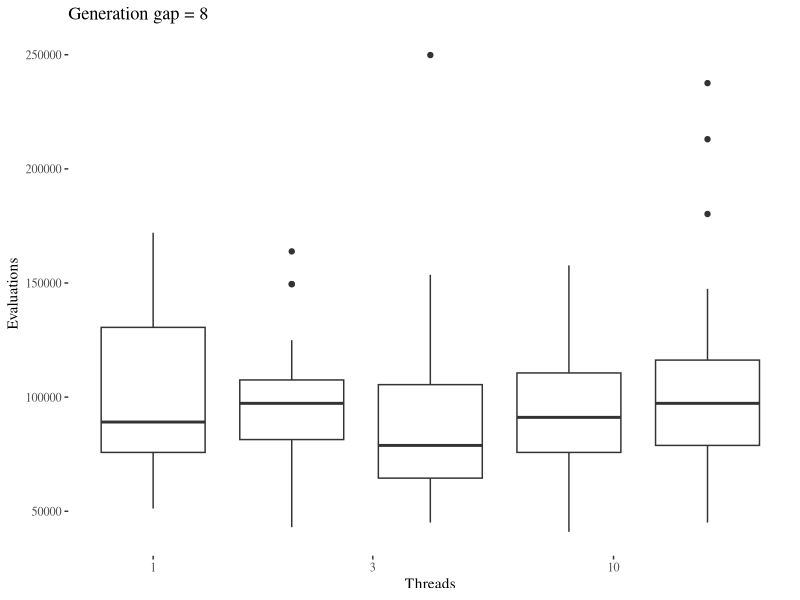

The R script that drew this image:
library(reshape2)
library(ggplot2)
library(ggthemes)

data <- read.csv('../data/8generations.csv')

ggplot(data,aes(x=Threads,y=Evaluations,group=Threads))+geom_boxplot()+scale_x_log10()+theme_tufte()+labs(x="Threads",y="Evaluations",title="Generation gap = 8")
